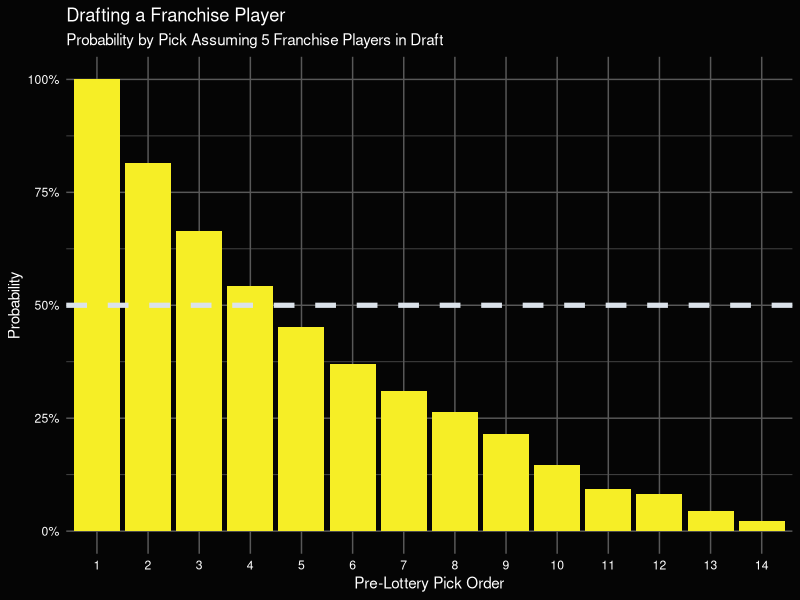

Recreate this plot in R.
library('tidyverse')

topFranchise <- function(n, prob) {
  teams <- c('ATL', 'BOS', 'BKN', 'CHA', 'CHI', 'CLE', 'DAL', 'DEN', 'DET', 'GSW', 'HOU', 'IND', 'LAC', 'LAL', 'MEM', 'MIA', 'MIL', 'MIN', 'NOP', 'NYK', 'OKC', 'ORL', 'PHI', 'PHX', 'POR', 'SAC', 'SAS', 'TOR', 'WAS')
  odds <- as.numeric(c(0.14, 0.14, 0.14, 0.125, 0.105, 0.09, 0.075, 0.06, 0.045, 0.03, 0.02, 0.015, 0.01, 0.005))
  
  topXOdds <- c()
  
  for(pos in 1:14) {
    total = 0
    order <- sample(teams, 13)
    
    # Pre-Lotto Order
    if(pos == 1) {
      order_plus <- c('UTA', order)
    } else if(pos == 14) {
      order_plus <- c(order, 'UTA')
    } else {
      order_plus <- c(order[1:(pos-1)], 'UTA', order[(pos):length(order)])
    }
    
    # Post Lotto Order Simulation
    for(i in 1:1000) {
      official <- sample(order_plus, 4, prob = odds)
      official <- c(official, setdiff(order_plus, official))
      
      if('UTA' %in% official[1:n]) {
        total = total + 1
      }
    }
    
    topXOdds[pos] = total / 1000
  }
  
  data.frame(
    pick = as.factor(seq(1, 14)), 
    franchise_odds = topXOdds
  ) %>%
    ggplot(aes(pick, franchise_odds)) +
    geom_bar(stat = "identity", fill = "#f6ee26") +
    geom_hline(yintercept = prob, color = "#DBE2EA", linetype = "dashed", size = 1.75) +
    scale_y_continuous(labels = scales::label_number(suffix = "%", scale = 1e2)) +
    labs(
      title = "Drafting a Franchise Player", 
      subtitle = paste("Probability by Pick Assuming", n, "Franchise Players in Draft"), 
      y = "Probability", 
      x = "Pre-Lottery Pick Order"
    ) +
    theme_minimal() +
    theme(
      text = element_text(color = "#FFFFFF"),
      axis.text = element_text(color = "#FFFFFF"), 
      panel.grid = element_line(color = "#585858"), 
      plot.background = element_rect(fill = "#050505", color = NA)
    )
}


topFranchise(5, 0.5)





